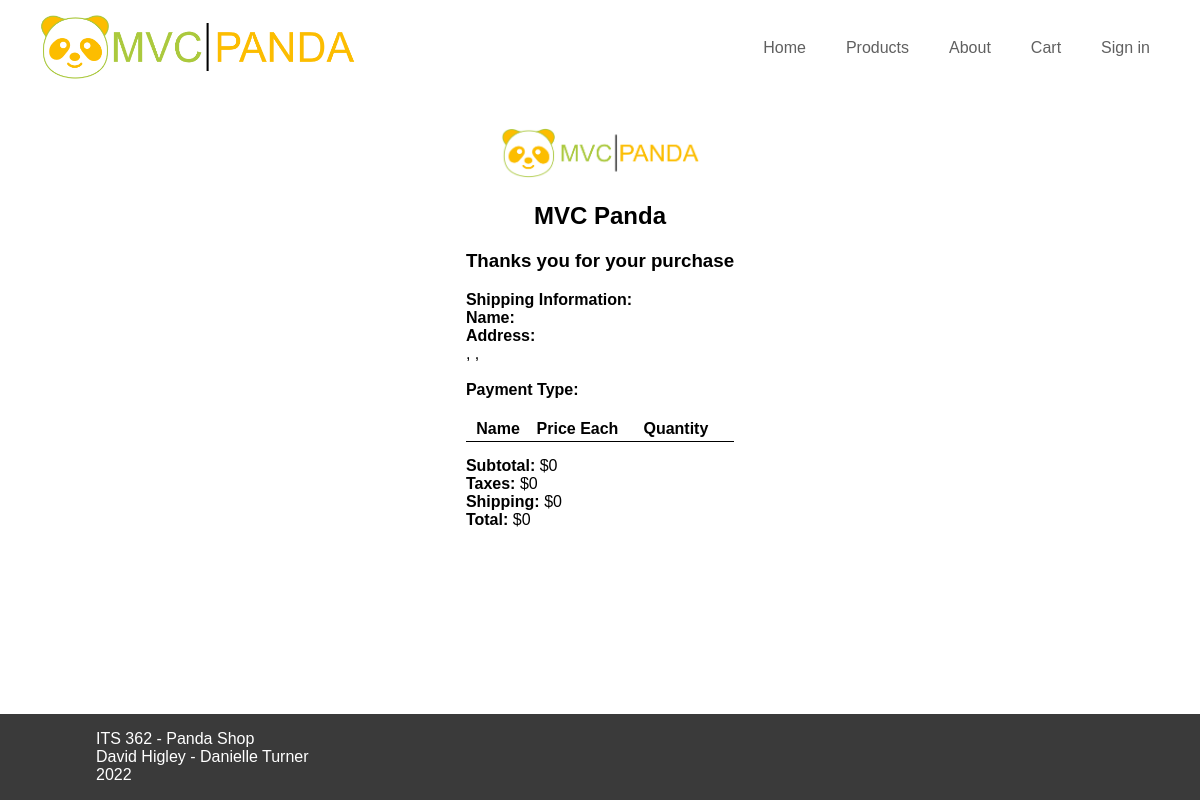
Page /receipt.php on the earlier database version.
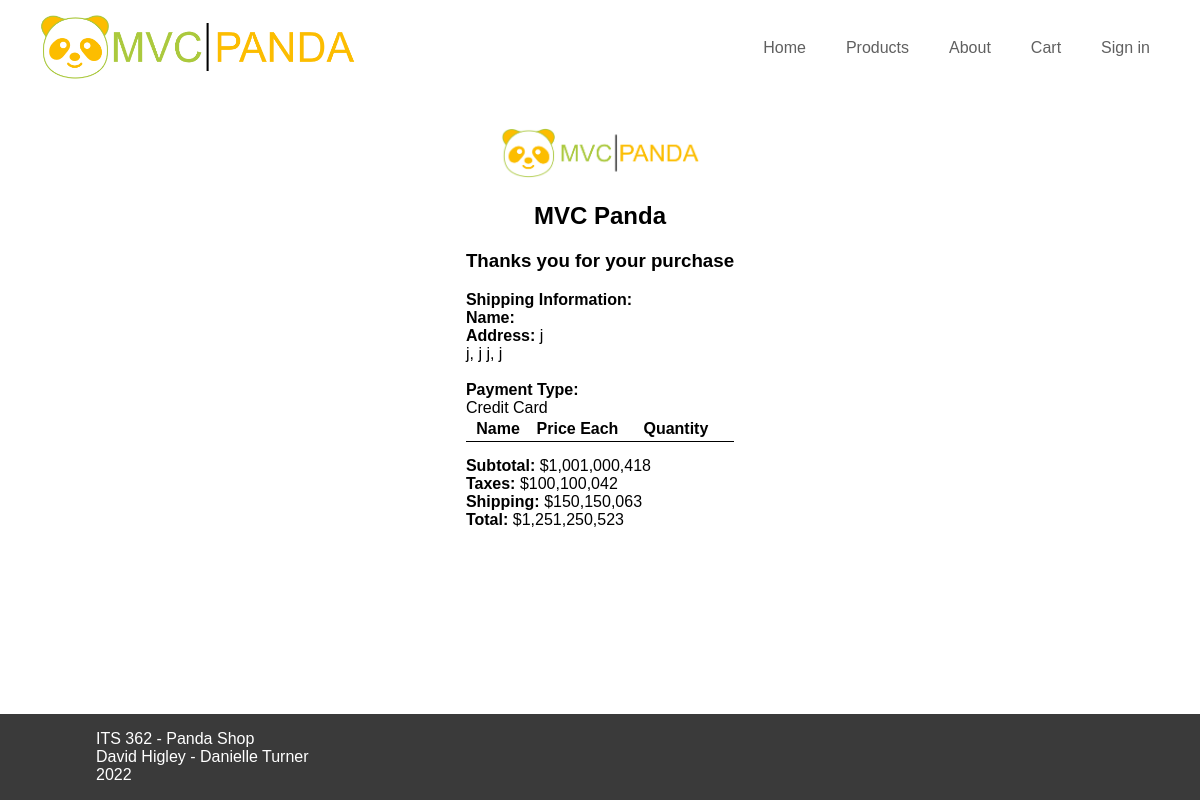
Same page on the later database version.
### tables this page shows
CREATE TABLE "orders" (
	"OrderID"	INTEGER NOT NULL UNIQUE,
	"UserID"	INTEGER,
	"Address"	TEXT,
	"City"	TEXT,
	"State"	TEXT,
	"Country"	TEXT,
	"ZipCode"	TEXT,
	"PaymentType"	TEXT,
	"Date"	TEXT,
	"Total"	NUMERIC,
	"ShippingCost"	NUMERIC,
	"Tax"	NUMERIC,
	"Subtotal"	INTEGER,
	"Username"	TEXT,
	PRIMARY KEY("OrderID" AUTOINCREMENT),
	FOREIGN KEY("UserID") REFERENCES "users"("UserID")
);

### receipt.php (called while the page is built, shortened)
<?php
require_once __DIR__. '/model/orders.php';
$order = new Orders();
$orderInformation=$order->getOrderByID($order->getLastOrderID());
require_once __DIR__ . '/view/receipt.php';
?>

### model/database.php (called while the page is built, shortened)
<?php
    function getDatabase() {
        try {
            $db = new PDO("sqlite:" . __DIR__ . "/../panda.db");
        } catch(PDOException $e) {
            handle_error($e->getMessage());
            exit();
        }
        return $db;
    }
?>

### model/Model.php (called while the page is built, shortened)
<?php
require_once(__DIR__ . "/database.php");
abstract class Model {
    static $db = null;
    protected function DB(): PDO {
        return static::$db;
    }
}
?>

### model/orders.php (called while the page is built, shortened)
<?php
require_once(__DIR__ . "/database.php");
require_once(__DIR__ . "/Model.php");
class Orders extends Model {
    public function getLastOrderID()
    {
        $query=$this->DB()->prepare('SELECT OrderID FROM orders ORDER BY OrderID DESC LIMIT 1');
        $query->execute();
        return $query->fetch()['OrderID'];
    }
    public function getOrderByID($id){
        try {
            $query = $this->DB()->prepare('SELECT * FROM orders WHERE OrderID = ?');
            $query->execute(array($id));
            return $query->fetch();
        } catch(PDOException $e) {
            handle_error($e->getMessage());
        }
    }
}
?>

### view/receipt.php (the view, shortened to what this page needs)
<?php require_once __DIR__ . '/partials/header.php'; ?>
<div class="cart-area">
    <div class="cart-card">
        <center>
            <img src="images/logo-square.png" alt="mvc panda logo" style="height: 50px; width:200px">
            <h2> MVC Panda </h2>
            <h3> Thanks you for your purchase </h3>
        </center>
        <div>
            <strong>Shipping Information: </strong><br>
            <strong>Name: </strong> <?php echo $_SESSION['firstName'] ." ". $_SESSION['lastName'];?><br>
            <strong>Address:</strong> <?php echo $orderInformation['Address'];?><br>
            <label><?php echo $orderInformation['City'] . ', ' . $orderInformation['State'] ." ". $orderInformation['ZipCode'] . ', ' . $orderInformation['Country'];?></label><br>
            <br>
            <strong> Payment Type: </strong><br>
            <label><?php echo $orderInformation['PaymentType'];?> </label><br>
        </div>
        <table class="cart-table">
            <thead>
                <tr>
                    <th></th>
                    <th>Name</th>
                    <th>Price Each</th>
                    <th>Quantity</th>
                    <th></th>
                </tr>
            </thead>
        </table>
        <div class="cart-footer">
            <strong>Subtotal:</strong> $<?= number_format($orderInformation['Subtotal']);?>
            <br>
            <strong>Taxes:</strong> $<?= number_format($orderInformation['Tax']);?>
            <br>
            <strong>Shipping:</strong> $<?= number_format($orderInformation['ShippingCost']);?>
            <br>
            <strong>Total:</strong> $<?= number_format($orderInformation['Total']);?>
        </div>
    </div>
</div>
<?php require_once __DIR__ . '/partials/footer.php';?>

Differences in the rows shown:
added orders: OrderID+Address "j", OrderID+City "j", OrderID+State "j", OrderID+ZipCode "j", OrderID+Country "j", OrderID+PaymentType "Credit Card", OrderID+Subtotal "1,001,000,418", OrderID+Tax "100,100,042", OrderID+ShippingCost "150,150,063", OrderID+Total "1,251,250,523"
Other differences:
$orderInformation['Subtotal']: "0" → (not shown)
$orderInformation['Tax']: "0" → (not shown)
$orderInformation['ShippingCost']: "0" → (not shown)
$orderInformation['Total']: "0" → (not shown)
